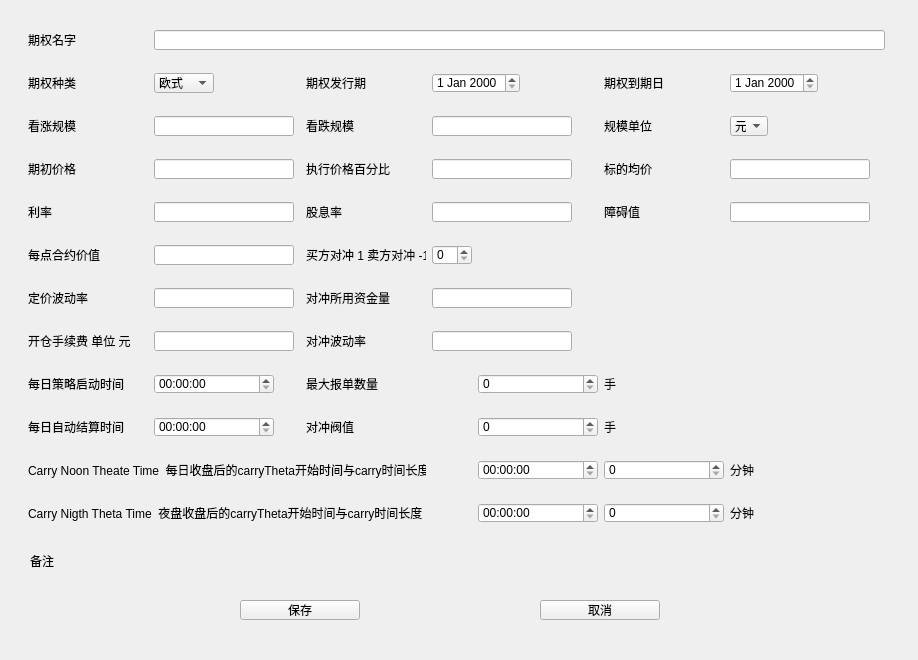
<?xml version="1.0" encoding="UTF-8"?>
<ui version="4.0">
 <class>StrategyThread</class>
 <widget class="QThread" name="StrategyThread">
  <property name="geometry">
   <rect>
    <x>0</x>
    <y>0</y>
    <width>918</width>
    <height>660</height>
   </rect>
  </property>
  <property name="minimumSize">
   <size>
    <width>0</width>
    <height>0</height>
   </size>
  </property>
  <property name="maximumSize">
   <size>
    <width>935</width>
    <height>754</height>
   </size>
  </property>
  <property name="windowTitle">
   <string>新建策略产品</string>
  </property>
  <widget class="QComboBox" name="comboBox">
   <property name="geometry">
    <rect>
     <x>154</x>
     <y>73</y>
     <width>60</width>
     <height>20</height>
    </rect>
   </property>
   <item>
    <property name="text">
     <string>欧式</string>
    </property>
   </item>
   <item>
    <property name="text">
     <string>美式</string>
    </property>
   </item>
   <item>
    <property name="text">
     <string>亚式</string>
    </property>
   </item>
   <item>
    <property name="text">
     <string>障碍‘</string>
    </property>
   </item>
   <item>
    <property name="text">
     <string>二值’</string>
    </property>
   </item>
  </widget>
  <widget class="QDateEdit" name="dateEdit">
   <property name="geometry">
    <rect>
     <x>432</x>
     <y>73</y>
     <width>88</width>
     <height>20</height>
    </rect>
   </property>
  </widget>
  <widget class="QDateEdit" name="dateEdit_2">
   <property name="geometry">
    <rect>
     <x>730</x>
     <y>73</y>
     <width>88</width>
     <height>20</height>
    </rect>
   </property>
  </widget>
  <widget class="QLineEdit" name="lineEdit">
   <property name="geometry">
    <rect>
     <x>154</x>
     <y>30</y>
     <width>731</width>
     <height>20</height>
    </rect>
   </property>
   <property name="minimumSize">
    <size>
     <width>731</width>
     <height>20</height>
    </size>
   </property>
  </widget>
  <widget class="QLineEdit" name="lineEdit_2">
   <property name="geometry">
    <rect>
     <x>154</x>
     <y>159</y>
     <width>140</width>
     <height>20</height>
    </rect>
   </property>
   <property name="minimumSize">
    <size>
     <width>140</width>
     <height>20</height>
    </size>
   </property>
  </widget>
  <widget class="QLineEdit" name="lineEdit_4">
   <property name="geometry">
    <rect>
     <x>154</x>
     <y>202</y>
     <width>140</width>
     <height>20</height>
    </rect>
   </property>
   <property name="minimumSize">
    <size>
     <width>140</width>
     <height>20</height>
    </size>
   </property>
  </widget>
  <widget class="QLineEdit" name="lineEdit_5">
   <property name="geometry">
    <rect>
     <x>154</x>
     <y>331</y>
     <width>140</width>
     <height>20</height>
    </rect>
   </property>
   <property name="minimumSize">
    <size>
     <width>140</width>
     <height>20</height>
    </size>
   </property>
  </widget>
  <widget class="QLineEdit" name="lineEdit_6">
   <property name="geometry">
    <rect>
     <x>154</x>
     <y>288</y>
     <width>140</width>
     <height>20</height>
    </rect>
   </property>
   <property name="minimumSize">
    <size>
     <width>140</width>
     <height>20</height>
    </size>
   </property>
  </widget>
  <widget class="QLineEdit" name="lineEdit_7">
   <property name="geometry">
    <rect>
     <x>154</x>
     <y>245</y>
     <width>140</width>
     <height>20</height>
    </rect>
   </property>
   <property name="minimumSize">
    <size>
     <width>140</width>
     <height>20</height>
    </size>
   </property>
  </widget>
  <widget class="QLineEdit" name="lineEdit_8">
   <property name="geometry">
    <rect>
     <x>432</x>
     <y>331</y>
     <width>140</width>
     <height>20</height>
    </rect>
   </property>
   <property name="minimumSize">
    <size>
     <width>140</width>
     <height>20</height>
    </size>
   </property>
  </widget>
  <widget class="QLineEdit" name="lineEdit_9">
   <property name="geometry">
    <rect>
     <x>730</x>
     <y>202</y>
     <width>140</width>
     <height>20</height>
    </rect>
   </property>
   <property name="minimumSize">
    <size>
     <width>140</width>
     <height>20</height>
    </size>
   </property>
  </widget>
  <widget class="QLineEdit" name="lineEdit_10">
   <property name="geometry">
    <rect>
     <x>432</x>
     <y>288</y>
     <width>140</width>
     <height>20</height>
    </rect>
   </property>
   <property name="minimumSize">
    <size>
     <width>140</width>
     <height>20</height>
    </size>
   </property>
  </widget>
  <widget class="QLineEdit" name="lineEdit_11">
   <property name="geometry">
    <rect>
     <x>432</x>
     <y>159</y>
     <width>140</width>
     <height>20</height>
    </rect>
   </property>
   <property name="minimumSize">
    <size>
     <width>140</width>
     <height>20</height>
    </size>
   </property>
  </widget>
  <widget class="QSpinBox" name="spinBox">
   <property name="geometry">
    <rect>
     <x>432</x>
     <y>245</y>
     <width>40</width>
     <height>20</height>
    </rect>
   </property>
  </widget>
  <widget class="QLineEdit" name="lineEdit_12">
   <property name="geometry">
    <rect>
     <x>432</x>
     <y>202</y>
     <width>140</width>
     <height>20</height>
    </rect>
   </property>
   <property name="minimumSize">
    <size>
     <width>140</width>
     <height>20</height>
    </size>
   </property>
  </widget>
  <widget class="QLineEdit" name="lineEdit_13">
   <property name="geometry">
    <rect>
     <x>154</x>
     <y>116</y>
     <width>140</width>
     <height>20</height>
    </rect>
   </property>
   <property name="minimumSize">
    <size>
     <width>140</width>
     <height>20</height>
    </size>
   </property>
  </widget>
  <widget class="QLineEdit" name="lineEdit_14">
   <property name="geometry">
    <rect>
     <x>730</x>
     <y>159</y>
     <width>140</width>
     <height>20</height>
    </rect>
   </property>
   <property name="minimumSize">
    <size>
     <width>140</width>
     <height>20</height>
    </size>
   </property>
  </widget>
  <widget class="QLabel" name="label">
   <property name="geometry">
    <rect>
     <x>28</x>
     <y>30</y>
     <width>120</width>
     <height>20</height>
    </rect>
   </property>
   <property name="minimumSize">
    <size>
     <width>120</width>
     <height>20</height>
    </size>
   </property>
   <property name="maximumSize">
    <size>
     <width>120</width>
     <height>20</height>
    </size>
   </property>
   <property name="text">
    <string>期权名字</string>
   </property>
  </widget>
  <widget class="QLabel" name="label_2">
   <property name="geometry">
    <rect>
     <x>28</x>
     <y>73</y>
     <width>120</width>
     <height>20</height>
    </rect>
   </property>
   <property name="minimumSize">
    <size>
     <width>120</width>
     <height>20</height>
    </size>
   </property>
   <property name="maximumSize">
    <size>
     <width>120</width>
     <height>20</height>
    </size>
   </property>
   <property name="text">
    <string>期权种类</string>
   </property>
  </widget>
  <widget class="QLabel" name="label_3">
   <property name="geometry">
    <rect>
     <x>604</x>
     <y>116</y>
     <width>120</width>
     <height>20</height>
    </rect>
   </property>
   <property name="minimumSize">
    <size>
     <width>120</width>
     <height>20</height>
    </size>
   </property>
   <property name="maximumSize">
    <size>
     <width>120</width>
     <height>20</height>
    </size>
   </property>
   <property name="text">
    <string>规模单位</string>
   </property>
  </widget>
  <widget class="QLabel" name="label_4">
   <property name="geometry">
    <rect>
     <x>28</x>
     <y>116</y>
     <width>120</width>
     <height>20</height>
    </rect>
   </property>
   <property name="minimumSize">
    <size>
     <width>120</width>
     <height>20</height>
    </size>
   </property>
   <property name="maximumSize">
    <size>
     <width>120</width>
     <height>20</height>
    </size>
   </property>
   <property name="text">
    <string>看涨规模</string>
   </property>
  </widget>
  <widget class="QLabel" name="label_5">
   <property name="geometry">
    <rect>
     <x>306</x>
     <y>116</y>
     <width>120</width>
     <height>20</height>
    </rect>
   </property>
   <property name="minimumSize">
    <size>
     <width>120</width>
     <height>20</height>
    </size>
   </property>
   <property name="maximumSize">
    <size>
     <width>120</width>
     <height>20</height>
    </size>
   </property>
   <property name="text">
    <string>看跌规模</string>
   </property>
  </widget>
  <widget class="QLabel" name="label_6">
   <property name="geometry">
    <rect>
     <x>306</x>
     <y>73</y>
     <width>120</width>
     <height>20</height>
    </rect>
   </property>
   <property name="minimumSize">
    <size>
     <width>120</width>
     <height>20</height>
    </size>
   </property>
   <property name="maximumSize">
    <size>
     <width>120</width>
     <height>20</height>
    </size>
   </property>
   <property name="text">
    <string>期权发行期</string>
   </property>
  </widget>
  <widget class="QLabel" name="label_7">
   <property name="geometry">
    <rect>
     <x>604</x>
     <y>73</y>
     <width>120</width>
     <height>20</height>
    </rect>
   </property>
   <property name="minimumSize">
    <size>
     <width>120</width>
     <height>20</height>
    </size>
   </property>
   <property name="maximumSize">
    <size>
     <width>120</width>
     <height>20</height>
    </size>
   </property>
   <property name="text">
    <string>期权到期日</string>
   </property>
  </widget>
  <widget class="QLabel" name="label_8">
   <property name="geometry">
    <rect>
     <x>28</x>
     <y>159</y>
     <width>120</width>
     <height>20</height>
    </rect>
   </property>
   <property name="minimumSize">
    <size>
     <width>120</width>
     <height>20</height>
    </size>
   </property>
   <property name="maximumSize">
    <size>
     <width>120</width>
     <height>20</height>
    </size>
   </property>
   <property name="text">
    <string>期初价格</string>
   </property>
  </widget>
  <widget class="QLabel" name="label_9">
   <property name="geometry">
    <rect>
     <x>604</x>
     <y>159</y>
     <width>120</width>
     <height>20</height>
    </rect>
   </property>
   <property name="minimumSize">
    <size>
     <width>120</width>
     <height>20</height>
    </size>
   </property>
   <property name="maximumSize">
    <size>
     <width>120</width>
     <height>20</height>
    </size>
   </property>
   <property name="text">
    <string>标的均价</string>
   </property>
  </widget>
  <widget class="QLabel" name="label_10">
   <property name="geometry">
    <rect>
     <x>306</x>
     <y>159</y>
     <width>120</width>
     <height>20</height>
    </rect>
   </property>
   <property name="minimumSize">
    <size>
     <width>120</width>
     <height>20</height>
    </size>
   </property>
   <property name="maximumSize">
    <size>
     <width>120</width>
     <height>20</height>
    </size>
   </property>
   <property name="text">
    <string>执行价格百分比</string>
   </property>
  </widget>
  <widget class="QLabel" name="label_11">
   <property name="geometry">
    <rect>
     <x>28</x>
     <y>202</y>
     <width>120</width>
     <height>20</height>
    </rect>
   </property>
   <property name="minimumSize">
    <size>
     <width>120</width>
     <height>20</height>
    </size>
   </property>
   <property name="maximumSize">
    <size>
     <width>120</width>
     <height>20</height>
    </size>
   </property>
   <property name="text">
    <string>利率</string>
   </property>
  </widget>
  <widget class="QLabel" name="label_12">
   <property name="geometry">
    <rect>
     <x>306</x>
     <y>202</y>
     <width>120</width>
     <height>20</height>
    </rect>
   </property>
   <property name="minimumSize">
    <size>
     <width>120</width>
     <height>20</height>
    </size>
   </property>
   <property name="maximumSize">
    <size>
     <width>120</width>
     <height>20</height>
    </size>
   </property>
   <property name="text">
    <string>股息率</string>
   </property>
  </widget>
  <widget class="QLabel" name="label_13">
   <property name="geometry">
    <rect>
     <x>604</x>
     <y>202</y>
     <width>120</width>
     <height>20</height>
    </rect>
   </property>
   <property name="minimumSize">
    <size>
     <width>120</width>
     <height>20</height>
    </size>
   </property>
   <property name="maximumSize">
    <size>
     <width>120</width>
     <height>20</height>
    </size>
   </property>
   <property name="text">
    <string>障碍值</string>
   </property>
  </widget>
  <widget class="QLabel" name="label_14">
   <property name="geometry">
    <rect>
     <x>28</x>
     <y>245</y>
     <width>120</width>
     <height>20</height>
    </rect>
   </property>
   <property name="minimumSize">
    <size>
     <width>120</width>
     <height>20</height>
    </size>
   </property>
   <property name="maximumSize">
    <size>
     <width>120</width>
     <height>20</height>
    </size>
   </property>
   <property name="text">
    <string>每点合约价值</string>
   </property>
  </widget>
  <widget class="QLabel" name="label_15">
   <property name="geometry">
    <rect>
     <x>306</x>
     <y>245</y>
     <width>120</width>
     <height>20</height>
    </rect>
   </property>
   <property name="minimumSize">
    <size>
     <width>120</width>
     <height>20</height>
    </size>
   </property>
   <property name="maximumSize">
    <size>
     <width>120</width>
     <height>20</height>
    </size>
   </property>
   <property name="text">
    <string>买方对冲 1 卖方对冲 -1</string>
   </property>
  </widget>
  <widget class="QLabel" name="label_16">
   <property name="geometry">
    <rect>
     <x>28</x>
     <y>288</y>
     <width>120</width>
     <height>20</height>
    </rect>
   </property>
   <property name="minimumSize">
    <size>
     <width>120</width>
     <height>20</height>
    </size>
   </property>
   <property name="maximumSize">
    <size>
     <width>120</width>
     <height>20</height>
    </size>
   </property>
   <property name="text">
    <string>定价波动率</string>
   </property>
  </widget>
  <widget class="QLabel" name="label_17">
   <property name="geometry">
    <rect>
     <x>306</x>
     <y>288</y>
     <width>120</width>
     <height>20</height>
    </rect>
   </property>
   <property name="minimumSize">
    <size>
     <width>120</width>
     <height>20</height>
    </size>
   </property>
   <property name="maximumSize">
    <size>
     <width>120</width>
     <height>20</height>
    </size>
   </property>
   <property name="text">
    <string>对冲所用资金量</string>
   </property>
  </widget>
  <widget class="QLabel" name="label_18">
   <property name="geometry">
    <rect>
     <x>28</x>
     <y>331</y>
     <width>120</width>
     <height>20</height>
    </rect>
   </property>
   <property name="minimumSize">
    <size>
     <width>120</width>
     <height>20</height>
    </size>
   </property>
   <property name="maximumSize">
    <size>
     <width>120</width>
     <height>20</height>
    </size>
   </property>
   <property name="text">
    <string>开仓手续费 单位 元</string>
   </property>
  </widget>
  <widget class="QLabel" name="label_19">
   <property name="geometry">
    <rect>
     <x>306</x>
     <y>331</y>
     <width>120</width>
     <height>20</height>
    </rect>
   </property>
   <property name="minimumSize">
    <size>
     <width>120</width>
     <height>20</height>
    </size>
   </property>
   <property name="maximumSize">
    <size>
     <width>120</width>
     <height>20</height>
    </size>
   </property>
   <property name="text">
    <string>对冲波动率</string>
   </property>
  </widget>
  <widget class="QLineEdit" name="lineEdit_15">
   <property name="geometry">
    <rect>
     <x>432</x>
     <y>116</y>
     <width>140</width>
     <height>20</height>
    </rect>
   </property>
   <property name="minimumSize">
    <size>
     <width>140</width>
     <height>20</height>
    </size>
   </property>
  </widget>
  <widget class="QComboBox" name="comboBox_2">
   <property name="geometry">
    <rect>
     <x>730</x>
     <y>116</y>
     <width>38</width>
     <height>20</height>
    </rect>
   </property>
   <item>
    <property name="text">
     <string>元</string>
    </property>
   </item>
   <item>
    <property name="text">
     <string>吨</string>
    </property>
   </item>
  </widget>
  <widget class="QLabel" name="label_20">
   <property name="geometry">
    <rect>
     <x>28</x>
     <y>374</y>
     <width>120</width>
     <height>20</height>
    </rect>
   </property>
   <property name="minimumSize">
    <size>
     <width>120</width>
     <height>20</height>
    </size>
   </property>
   <property name="maximumSize">
    <size>
     <width>120</width>
     <height>20</height>
    </size>
   </property>
   <property name="text">
    <string>每日策略启动时间</string>
   </property>
  </widget>
  <widget class="QTimeEdit" name="timeEdit">
   <property name="geometry">
    <rect>
     <x>154</x>
     <y>374</y>
     <width>120</width>
     <height>20</height>
    </rect>
   </property>
   <property name="minimumSize">
    <size>
     <width>120</width>
     <height>20</height>
    </size>
   </property>
   <property name="maximumSize">
    <size>
     <width>120</width>
     <height>20</height>
    </size>
   </property>
  </widget>
  <widget class="QLabel" name="label_21">
   <property name="geometry">
    <rect>
     <x>306</x>
     <y>374</y>
     <width>120</width>
     <height>20</height>
    </rect>
   </property>
   <property name="minimumSize">
    <size>
     <width>120</width>
     <height>20</height>
    </size>
   </property>
   <property name="maximumSize">
    <size>
     <width>120</width>
     <height>20</height>
    </size>
   </property>
   <property name="text">
    <string>最大报单数量</string>
   </property>
  </widget>
  <widget class="QSpinBox" name="spinBox_2">
   <property name="geometry">
    <rect>
     <x>478</x>
     <y>374</y>
     <width>120</width>
     <height>20</height>
    </rect>
   </property>
   <property name="minimumSize">
    <size>
     <width>120</width>
     <height>20</height>
    </size>
   </property>
   <property name="maximumSize">
    <size>
     <width>120</width>
     <height>20</height>
    </size>
   </property>
  </widget>
  <widget class="QLabel" name="label_22">
   <property name="geometry">
    <rect>
     <x>604</x>
     <y>374</y>
     <width>120</width>
     <height>20</height>
    </rect>
   </property>
   <property name="minimumSize">
    <size>
     <width>120</width>
     <height>20</height>
    </size>
   </property>
   <property name="maximumSize">
    <size>
     <width>120</width>
     <height>20</height>
    </size>
   </property>
   <property name="text">
    <string>手</string>
   </property>
  </widget>
  <widget class="QLabel" name="label_23">
   <property name="geometry">
    <rect>
     <x>306</x>
     <y>417</y>
     <width>120</width>
     <height>20</height>
    </rect>
   </property>
   <property name="minimumSize">
    <size>
     <width>120</width>
     <height>20</height>
    </size>
   </property>
   <property name="maximumSize">
    <size>
     <width>120</width>
     <height>20</height>
    </size>
   </property>
   <property name="text">
    <string>对冲阀值</string>
   </property>
  </widget>
  <widget class="QSpinBox" name="spinBox_3">
   <property name="geometry">
    <rect>
     <x>478</x>
     <y>417</y>
     <width>120</width>
     <height>20</height>
    </rect>
   </property>
   <property name="minimumSize">
    <size>
     <width>120</width>
     <height>20</height>
    </size>
   </property>
   <property name="maximumSize">
    <size>
     <width>120</width>
     <height>20</height>
    </size>
   </property>
  </widget>
  <widget class="QLabel" name="label_24">
   <property name="geometry">
    <rect>
     <x>604</x>
     <y>417</y>
     <width>120</width>
     <height>20</height>
    </rect>
   </property>
   <property name="minimumSize">
    <size>
     <width>120</width>
     <height>20</height>
    </size>
   </property>
   <property name="maximumSize">
    <size>
     <width>120</width>
     <height>20</height>
    </size>
   </property>
   <property name="text">
    <string>手</string>
   </property>
  </widget>
  <widget class="QLabel" name="label_25">
   <property name="geometry">
    <rect>
     <x>28</x>
     <y>417</y>
     <width>120</width>
     <height>20</height>
    </rect>
   </property>
   <property name="minimumSize">
    <size>
     <width>120</width>
     <height>20</height>
    </size>
   </property>
   <property name="maximumSize">
    <size>
     <width>120</width>
     <height>20</height>
    </size>
   </property>
   <property name="text">
    <string>每日自动结算时间</string>
   </property>
  </widget>
  <widget class="QTimeEdit" name="timeEdit_2">
   <property name="geometry">
    <rect>
     <x>154</x>
     <y>417</y>
     <width>120</width>
     <height>20</height>
    </rect>
   </property>
   <property name="minimumSize">
    <size>
     <width>120</width>
     <height>20</height>
    </size>
   </property>
   <property name="maximumSize">
    <size>
     <width>120</width>
     <height>20</height>
    </size>
   </property>
  </widget>
  <widget class="QLabel" name="label_26">
   <property name="geometry">
    <rect>
     <x>28</x>
     <y>460</y>
     <width>398</width>
     <height>20</height>
    </rect>
   </property>
   <property name="text">
    <string>Carry Noon Theate Time  每日收盘后的carryTheta开始时间与carry时间长度</string>
   </property>
  </widget>
  <widget class="QTimeEdit" name="timeEdit_3">
   <property name="geometry">
    <rect>
     <x>478</x>
     <y>460</y>
     <width>120</width>
     <height>20</height>
    </rect>
   </property>
   <property name="minimumSize">
    <size>
     <width>120</width>
     <height>20</height>
    </size>
   </property>
   <property name="maximumSize">
    <size>
     <width>120</width>
     <height>20</height>
    </size>
   </property>
  </widget>
  <widget class="QSpinBox" name="spinBox_4">
   <property name="geometry">
    <rect>
     <x>604</x>
     <y>460</y>
     <width>120</width>
     <height>20</height>
    </rect>
   </property>
   <property name="minimumSize">
    <size>
     <width>120</width>
     <height>20</height>
    </size>
   </property>
   <property name="maximumSize">
    <size>
     <width>120</width>
     <height>20</height>
    </size>
   </property>
  </widget>
  <widget class="QSpinBox" name="spinBox_5">
   <property name="geometry">
    <rect>
     <x>604</x>
     <y>503</y>
     <width>120</width>
     <height>20</height>
    </rect>
   </property>
   <property name="minimumSize">
    <size>
     <width>120</width>
     <height>20</height>
    </size>
   </property>
   <property name="maximumSize">
    <size>
     <width>120</width>
     <height>20</height>
    </size>
   </property>
  </widget>
  <widget class="QTimeEdit" name="timeEdit_4">
   <property name="geometry">
    <rect>
     <x>478</x>
     <y>503</y>
     <width>120</width>
     <height>20</height>
    </rect>
   </property>
   <property name="minimumSize">
    <size>
     <width>120</width>
     <height>20</height>
    </size>
   </property>
   <property name="maximumSize">
    <size>
     <width>120</width>
     <height>20</height>
    </size>
   </property>
  </widget>
  <widget class="QPushButton" name="pushButton">
   <property name="geometry">
    <rect>
     <x>240</x>
     <y>600</y>
     <width>120</width>
     <height>20</height>
    </rect>
   </property>
   <property name="minimumSize">
    <size>
     <width>120</width>
     <height>20</height>
    </size>
   </property>
   <property name="maximumSize">
    <size>
     <width>120</width>
     <height>20</height>
    </size>
   </property>
   <property name="text">
    <string>保存</string>
   </property>
  </widget>
  <widget class="QPushButton" name="pushButton_2">
   <property name="geometry">
    <rect>
     <x>540</x>
     <y>600</y>
     <width>120</width>
     <height>20</height>
    </rect>
   </property>
   <property name="minimumSize">
    <size>
     <width>120</width>
     <height>20</height>
    </size>
   </property>
   <property name="maximumSize">
    <size>
     <width>120</width>
     <height>20</height>
    </size>
   </property>
   <property name="text">
    <string>取消</string>
   </property>
  </widget>
  <widget class="QLabel" name="label_28">
   <property name="geometry">
    <rect>
     <x>730</x>
     <y>460</y>
     <width>120</width>
     <height>20</height>
    </rect>
   </property>
   <property name="minimumSize">
    <size>
     <width>120</width>
     <height>20</height>
    </size>
   </property>
   <property name="maximumSize">
    <size>
     <width>120</width>
     <height>20</height>
    </size>
   </property>
   <property name="text">
    <string>分钟</string>
   </property>
  </widget>
  <widget class="QLabel" name="label_29">
   <property name="geometry">
    <rect>
     <x>730</x>
     <y>503</y>
     <width>120</width>
     <height>20</height>
    </rect>
   </property>
   <property name="minimumSize">
    <size>
     <width>120</width>
     <height>20</height>
    </size>
   </property>
   <property name="maximumSize">
    <size>
     <width>120</width>
     <height>20</height>
    </size>
   </property>
   <property name="text">
    <string>分钟</string>
   </property>
  </widget>
  <widget class="QLabel" name="label_30">
   <property name="geometry">
    <rect>
     <x>30</x>
     <y>550</y>
     <width>801</width>
     <height>21</height>
    </rect>
   </property>
   <property name="text">
    <string>备注</string>
   </property>
  </widget>
  <widget class="QLabel" name="label_27">
   <property name="geometry">
    <rect>
     <x>28</x>
     <y>503</y>
     <width>398</width>
     <height>20</height>
    </rect>
   </property>
   <property name="text">
    <string>Carry Nigth Theta Time  夜盘收盘后的carryTheta开始时间与carry时间长度</string>
   </property>
  </widget>
 </widget>
 <layoutdefault spacing="6" margin="11"/>
 <customwidgets>
  <customwidget>
   <class>QThread</class>
   <extends>QWidget</extends>
   <header>qthread.h</header>
   <container>1</container>
  </customwidget>
 </customwidgets>
 <resources/>
 <connections/>
</ui>
